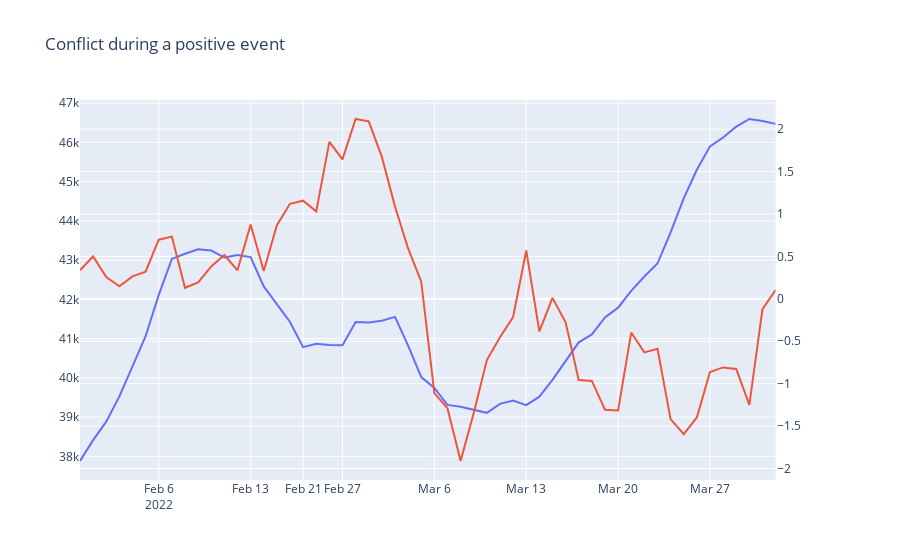
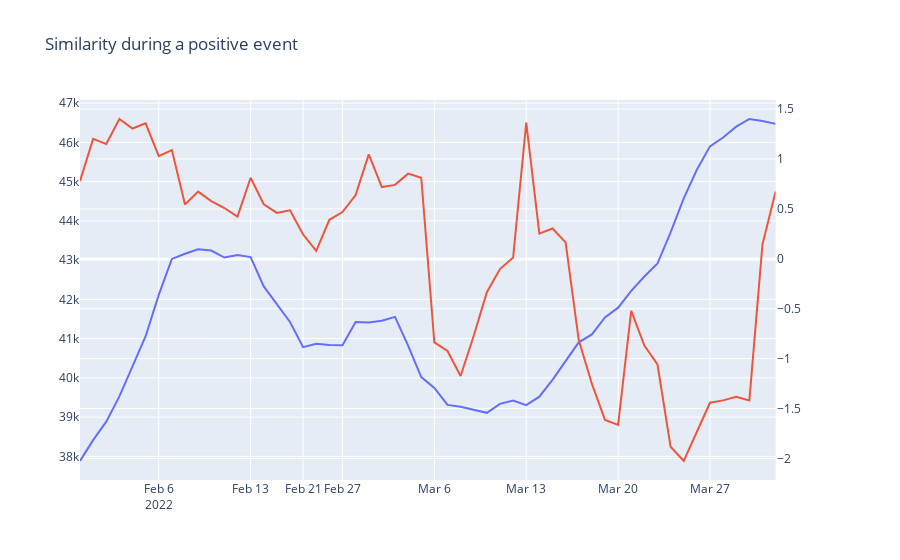
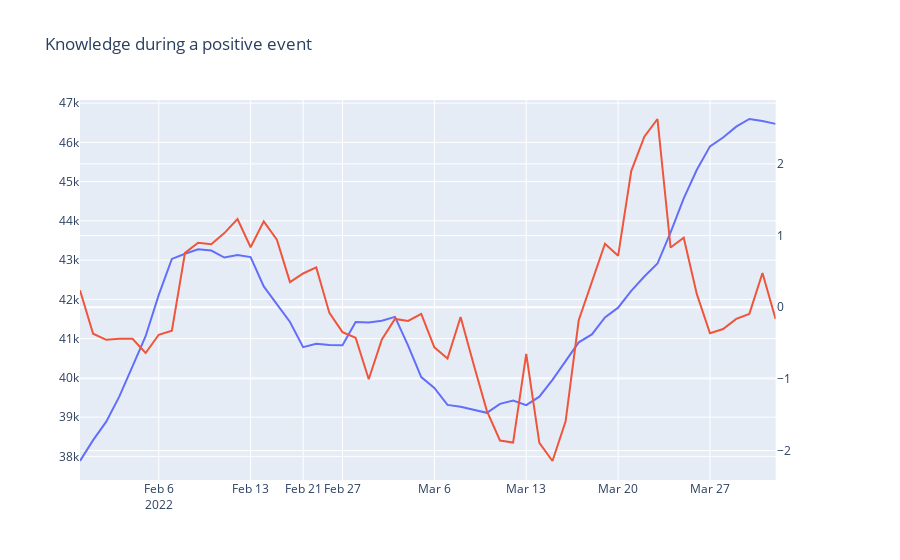
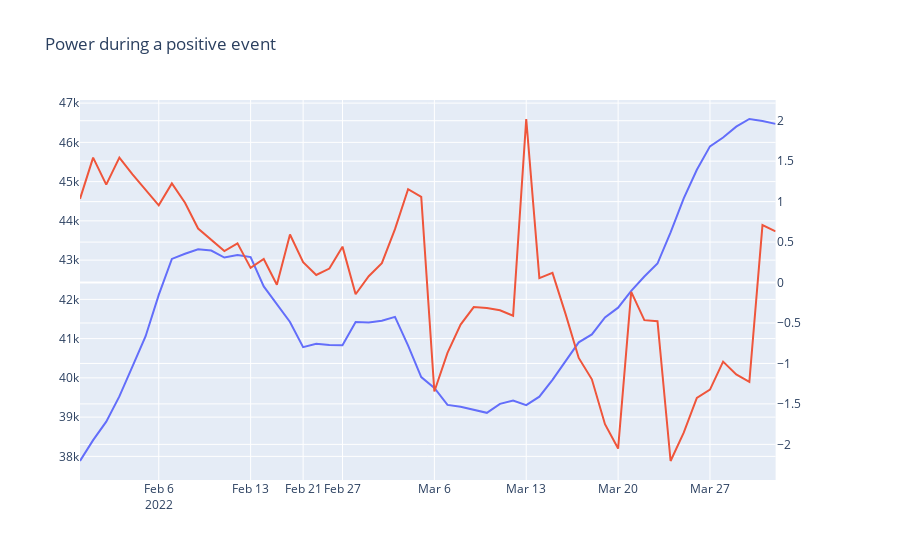

Here is the notebook cell these charts were saved with, in order:
### Code cell
dflist = []
for k,v in dfs.items():
    v['period_type'] = [k]*v.shape[0]
    dflist.append(v)
df = pd.concat(dflist).sort_values('date')


# Create figure with secondary y-axis
#fig = make_subplots(specs=[[{"secondary_y": True}]])
for period,df in dfs.items():
    for dim in df.columns[1:-2]:
        subfig = make_subplots(specs=[[{"secondary_y": True}]])

        fig2 = px.line(df, x="date", y=dim)
        fig = px.line(df, x="date", y="Close")
        fig2.update_traces(yaxis="y2")

        subfig.add_traces(fig.data + fig2.data)

        # recoloring is necessary otherwise lines from fig und fig2 would share each color
        # e.g. Linear-, Log- = blue; Linear+, Log+ = red... we don't want this

        subfig.for_each_trace(lambda t: t.update(line=dict(color=t.marker.color)))
        title = "{} during a {} event".format(dim[0].upper()+dim[1:],period)
        subfig.update_layout(title = title)
        
        start_date = date(2022,1,1)
        dt_breaks = [single_date for single_date in (start_date + timedelta(n) for n in range(365)) if single_date.strftime('%Y-%m-%d') not in df['date'].values.tolist()]
        subfig.update_xaxes(
            rangebreaks=[dict(values=dt_breaks)] # hide dates with no values
        ) 
        subfig.show()
